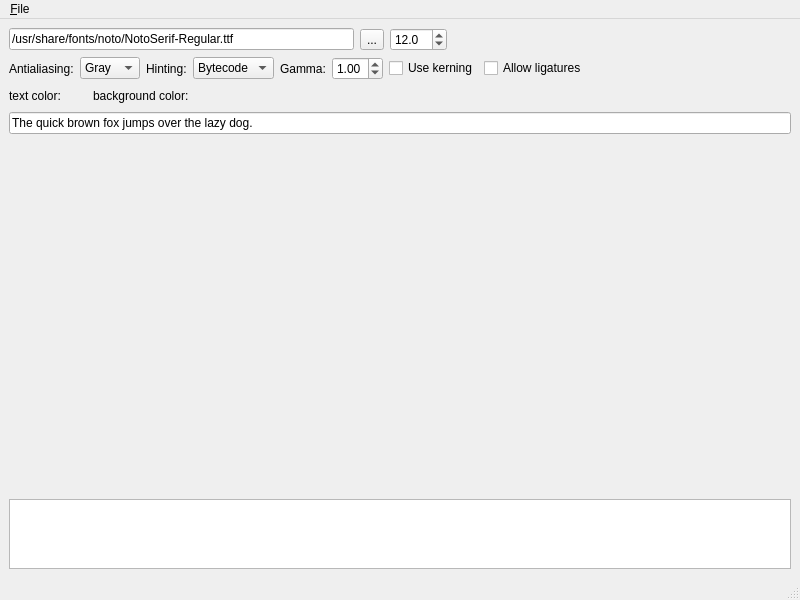
<?xml version="1.0" encoding="UTF-8"?>
<ui version="4.0">
 <class>GMainWindow</class>
 <widget class="QMainWindow" name="GMainWindow">
  <property name="geometry">
   <rect>
    <x>0</x>
    <y>0</y>
    <width>800</width>
    <height>600</height>
   </rect>
  </property>
  <property name="windowTitle">
   <string>MainWindow</string>
  </property>
  <widget class="QWidget" name="centralwidget">
   <layout class="QVBoxLayout" name="verticalLayout">
    <item>
     <layout class="QHBoxLayout" name="horizontalLayout">
      <item>
       <widget class="QLineEdit" name="fontLineEdit">
        <property name="text">
         <string notr="true">/usr/share/fonts/noto/NotoSerif-Regular.ttf</string>
        </property>
       </widget>
      </item>
      <item>
       <widget class="QToolButton" name="fontSelButton">
        <property name="text">
         <string>...</string>
        </property>
       </widget>
      </item>
      <item>
       <widget class="QDoubleSpinBox" name="fontSizeBox">
        <property name="decimals">
         <number>1</number>
        </property>
        <property name="minimum">
         <double>6.000000000000000</double>
        </property>
        <property name="maximum">
         <double>150.000000000000000</double>
        </property>
        <property name="value">
         <double>12.000000000000000</double>
        </property>
       </widget>
      </item>
      <item>
       <spacer name="horizontalSpacer_2">
        <property name="orientation">
         <enum>Qt::Horizontal</enum>
        </property>
        <property name="sizeHint" stdset="0">
         <size>
          <width>40</width>
          <height>20</height>
         </size>
        </property>
       </spacer>
      </item>
     </layout>
    </item>
    <item>
     <layout class="QHBoxLayout" name="horizontalLayout_2">
      <item>
       <widget class="QLabel" name="label">
        <property name="text">
         <string>Antialiasing:</string>
        </property>
       </widget>
      </item>
      <item>
       <widget class="QComboBox" name="antialiasBox">
        <property name="currentIndex">
         <number>1</number>
        </property>
        <item>
         <property name="text">
          <string>None</string>
         </property>
        </item>
        <item>
         <property name="text">
          <string>Gray</string>
         </property>
        </item>
       </widget>
      </item>
      <item>
       <widget class="QLabel" name="label_2">
        <property name="text">
         <string>Hinting:</string>
        </property>
       </widget>
      </item>
      <item>
       <widget class="QComboBox" name="hintingBox">
        <property name="currentIndex">
         <number>1</number>
        </property>
        <item>
         <property name="text">
          <string>No</string>
         </property>
        </item>
        <item>
         <property name="text">
          <string>Bytecode</string>
         </property>
        </item>
        <item>
         <property name="text">
          <string>Auto</string>
         </property>
        </item>
       </widget>
      </item>
      <item>
       <widget class="QLabel" name="label_3">
        <property name="text">
         <string>Gamma:</string>
        </property>
       </widget>
      </item>
      <item>
       <widget class="QDoubleSpinBox" name="gammaBox">
        <property name="minimum">
         <double>0.100000000000000</double>
        </property>
        <property name="maximum">
         <double>5.000000000000000</double>
        </property>
        <property name="singleStep">
         <double>0.100000000000000</double>
        </property>
        <property name="value">
         <double>1.000000000000000</double>
        </property>
       </widget>
      </item>
      <item>
       <widget class="QCheckBox" name="kerningBox">
        <property name="text">
         <string>Use kerning</string>
        </property>
       </widget>
      </item>
      <item>
       <widget class="QCheckBox" name="ligaturesBox">
        <property name="text">
         <string>Allow ligatures</string>
        </property>
       </widget>
      </item>
      <item>
       <spacer name="horizontalSpacer">
        <property name="orientation">
         <enum>Qt::Horizontal</enum>
        </property>
        <property name="sizeHint" stdset="0">
         <size>
          <width>40</width>
          <height>20</height>
         </size>
        </property>
       </spacer>
      </item>
     </layout>
    </item>
    <item>
     <layout class="QHBoxLayout" name="horizontalLayout_3">
      <item>
       <widget class="QLabel" name="label_4">
        <property name="text">
         <string>text color:</string>
        </property>
       </widget>
      </item>
      <item>
       <widget class="QColorBox" name="textColorBox">
        <property name="minimumSize">
         <size>
          <width>20</width>
          <height>10</height>
         </size>
        </property>
       </widget>
      </item>
      <item>
       <widget class="QLabel" name="label_5">
        <property name="text">
         <string>background color:</string>
        </property>
       </widget>
      </item>
      <item>
       <widget class="QColorBox" name="backgroundColorBox">
        <property name="sizePolicy">
         <sizepolicy hsizetype="Preferred" vsizetype="Preferred">
          <horstretch>0</horstretch>
          <verstretch>0</verstretch>
         </sizepolicy>
        </property>
        <property name="minimumSize">
         <size>
          <width>20</width>
          <height>10</height>
         </size>
        </property>
       </widget>
      </item>
      <item>
       <spacer name="horizontalSpacer_3">
        <property name="orientation">
         <enum>Qt::Horizontal</enum>
        </property>
        <property name="sizeHint" stdset="0">
         <size>
          <width>40</width>
          <height>20</height>
         </size>
        </property>
       </spacer>
      </item>
     </layout>
    </item>
    <item>
     <widget class="QLineEdit" name="sampleTextLineEdit">
      <property name="text">
       <string notr="true">The quick brown fox jumps over the lazy dog.</string>
      </property>
     </widget>
    </item>
    <item>
     <widget class="GLowLevelTextRender" name="previewWidget" native="true">
      <property name="sizePolicy">
       <sizepolicy hsizetype="Preferred" vsizetype="Preferred">
        <horstretch>100</horstretch>
        <verstretch>100</verstretch>
       </sizepolicy>
      </property>
     </widget>
    </item>
    <item>
     <widget class="QPlainTextEdit" name="langList">
      <property name="sizePolicy">
       <sizepolicy hsizetype="Preferred" vsizetype="Preferred">
        <horstretch>0</horstretch>
        <verstretch>1</verstretch>
       </sizepolicy>
      </property>
      <property name="readOnly">
       <bool>true</bool>
      </property>
     </widget>
    </item>
   </layout>
  </widget>
  <widget class="QMenuBar" name="menubar">
   <property name="geometry">
    <rect>
     <x>0</x>
     <y>0</y>
     <width>800</width>
     <height>22</height>
    </rect>
   </property>
   <widget class="QMenu" name="menu_File">
    <property name="title">
     <string>&amp;File</string>
    </property>
    <addaction name="separator"/>
    <addaction name="action_Exit"/>
   </widget>
   <addaction name="menu_File"/>
  </widget>
  <widget class="QStatusBar" name="statusbar"/>
  <action name="action_Exit">
   <property name="text">
    <string>&amp;Exit</string>
   </property>
  </action>
 </widget>
 <customwidgets>
  <customwidget>
   <class>GLowLevelTextRender</class>
   <extends>QWidget</extends>
   <header>lowlevel_textrender.h</header>
   <container>1</container>
  </customwidget>
  <customwidget>
   <class>QColorBox</class>
   <extends>QFrame</extends>
   <header>colorbox.h</header>
   <container>1</container>
  </customwidget>
 </customwidgets>
 <resources/>
 <connections>
  <connection>
   <sender>action_Exit</sender>
   <signal>triggered()</signal>
   <receiver>GMainWindow</receiver>
   <slot>close()</slot>
   <hints>
    <hint type="sourcelabel">
     <x>-1</x>
     <y>-1</y>
    </hint>
    <hint type="destinationlabel">
     <x>399</x>
     <y>299</y>
    </hint>
   </hints>
  </connection>
  <connection>
   <sender>sampleTextLineEdit</sender>
   <signal>textEdited(QString)</signal>
   <receiver>GMainWindow</receiver>
   <slot>slot_textEdited(QString)</slot>
   <hints>
    <hint type="sourcelabel">
     <x>399</x>
     <y>73</y>
    </hint>
    <hint type="destinationlabel">
     <x>399</x>
     <y>299</y>
    </hint>
   </hints>
  </connection>
  <connection>
   <sender>fontSizeBox</sender>
   <signal>valueChanged(double)</signal>
   <receiver>GMainWindow</receiver>
   <slot>slot_fontSizeChanged(double)</slot>
   <hints>
    <hint type="sourcelabel">
     <x>416</x>
     <y>43</y>
    </hint>
    <hint type="destinationlabel">
     <x>399</x>
     <y>299</y>
    </hint>
   </hints>
  </connection>
  <connection>
   <sender>fontLineEdit</sender>
   <signal>textEdited(QString)</signal>
   <receiver>GMainWindow</receiver>
   <slot>slot_fontFileEdited(QString)</slot>
   <hints>
    <hint type="sourcelabel">
     <x>178</x>
     <y>43</y>
    </hint>
    <hint type="destinationlabel">
     <x>399</x>
     <y>299</y>
    </hint>
   </hints>
  </connection>
  <connection>
   <sender>fontSelButton</sender>
   <signal>clicked()</signal>
   <receiver>GMainWindow</receiver>
   <slot>slot_browseFont()</slot>
   <hints>
    <hint type="sourcelabel">
     <x>366</x>
     <y>43</y>
    </hint>
    <hint type="destinationlabel">
     <x>399</x>
     <y>299</y>
    </hint>
   </hints>
  </connection>
  <connection>
   <sender>antialiasBox</sender>
   <signal>currentIndexChanged(int)</signal>
   <receiver>GMainWindow</receiver>
   <slot>slot_antialiasingChanged(int)</slot>
   <hints>
    <hint type="sourcelabel">
     <x>122</x>
     <y>75</y>
    </hint>
    <hint type="destinationlabel">
     <x>399</x>
     <y>299</y>
    </hint>
   </hints>
  </connection>
  <connection>
   <sender>gammaBox</sender>
   <signal>valueChanged(double)</signal>
   <receiver>GMainWindow</receiver>
   <slot>slot_gammaChanged(double)</slot>
   <hints>
    <hint type="sourcelabel">
     <x>367</x>
     <y>75</y>
    </hint>
    <hint type="destinationlabel">
     <x>399</x>
     <y>299</y>
    </hint>
   </hints>
  </connection>
  <connection>
   <sender>hintingBox</sender>
   <signal>currentIndexChanged(int)</signal>
   <receiver>GMainWindow</receiver>
   <slot>slot_hintingChanged(int)</slot>
   <hints>
    <hint type="sourcelabel">
     <x>245</x>
     <y>75</y>
    </hint>
    <hint type="destinationlabel">
     <x>399</x>
     <y>299</y>
    </hint>
   </hints>
  </connection>
  <connection>
   <sender>kerningBox</sender>
   <signal>stateChanged(int)</signal>
   <receiver>GMainWindow</receiver>
   <slot>slot_kerningChanged(int)</slot>
   <hints>
    <hint type="sourcelabel">
     <x>452</x>
     <y>75</y>
    </hint>
    <hint type="destinationlabel">
     <x>399</x>
     <y>299</y>
    </hint>
   </hints>
  </connection>
  <connection>
   <sender>ligaturesBox</sender>
   <signal>stateChanged(int)</signal>
   <receiver>GMainWindow</receiver>
   <slot>slot_ligaturesChanged(int)</slot>
   <hints>
    <hint type="sourcelabel">
     <x>539</x>
     <y>75</y>
    </hint>
    <hint type="destinationlabel">
     <x>399</x>
     <y>299</y>
    </hint>
   </hints>
  </connection>
 </connections>
 <slots>
  <slot>slot_textEdited(QString)</slot>
  <slot>slot_fontSizeChanged(double)</slot>
  <slot>slot_fontFileEdited(QString)</slot>
  <slot>slot_browseFont()</slot>
  <slot>slot_antialiasingChanged(int)</slot>
  <slot>slot_gammaChanged(double)</slot>
  <slot>slot_hintingChanged(int)</slot>
  <slot>slot_kerningChanged(int)</slot>
  <slot>slot_ligaturesChanged(int)</slot>
  <slot>slot_textColorChanged(QColor)</slot>
  <slot>slot_backgroundColorChanged(QColor)</slot>
 </slots>
</ui>
